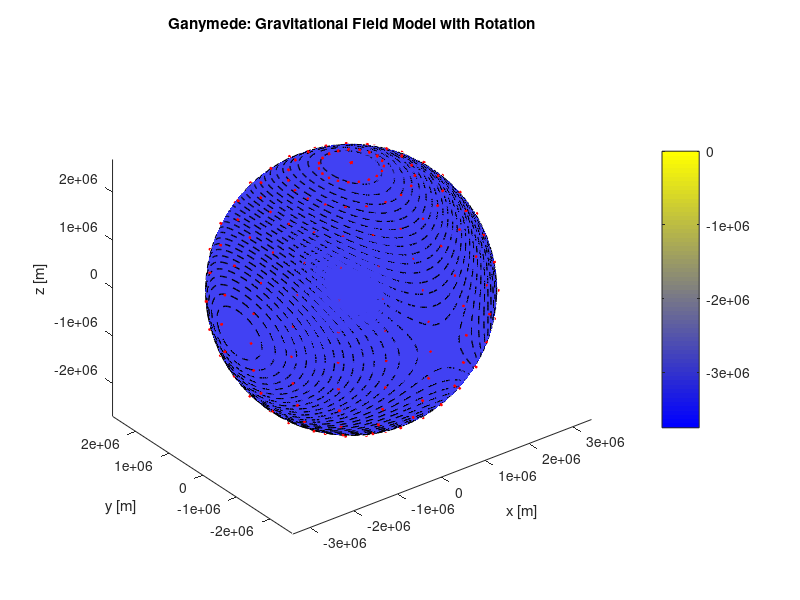

MATLAB code for this plot:
function VisualizeEllipsoidPotential
clc, clear, close all

%% Physical parameters
m = 1481.90e20;         % Mass of Ganymede (kg)
a = 2634.40e3;          % Semi-axis along x (m)
b = 2634.10e3;          % Semi-axis along y (m)
c = 2633.80e3;          % Semi-axis along z (m)
G = 6.673e-11;          % Gravitational constant (m³/kg/s²)
omega = 1.016e-5;       % Angular velocity of Ganymede (rad/s)

%% Angular grid
theta_ = linspace(-pi/2, pi/2, 150);
phi_   = linspace(0, 2*pi, 150);
[theta, phi] = meshgrid(theta_, phi_);

%% Convert to Cartesian coordinates on ellipsoid
[x, y, z, r] = get_xyzr(theta, phi, a, b, c);

%% Calculate potentials
% Gravitational potential (quadrupole approximation)
Phi_grav = -G*m./r .* (1 + ((2*a^2-b^2-c^2)*x.^2 + (2*b^2-a^2-c^2)*y.^2 + (2*c^2-a^2-b^2)*z.^2) / 10 ./r.^4);

% Centrifugal potential
Phi_centrifugal = -0.5 * omega^2 * (x.^2 + y.^2);

% Effective potential
Phi_eff = Phi_grav + Phi_centrifugal;

%% Contour lines for gravitational potential
C = contourc(theta_, phi_, Phi_grav, 30);

%% Plotting
pos = 1;
N = size(C,2);

figure('Color','w')
hold on
axis equal
view(3)

% Gray ellipsoid base
surf(x, y, z, ones(size(z)), 'EdgeColor', 'none', 'FaceColor', [0.7 0.7 0.7], 'FaceAlpha', 0.3)

% Effective potential colored surface
scale_factor = 1.002;
surf(scale_factor*x, scale_factor*y, scale_factor*z, Phi_eff, 'EdgeColor', 'none', 'FaceAlpha', 0.7)

% Blue to yellow colormap
colormap([linspace(0,1,64)', linspace(0,1,64)', linspace(1,0,64)'])
colorbar
title('Ganymede: Gravitational Field Model with Rotation')
xlabel('x [m]'); ylabel('y [m]'); zlabel('z [m]');

%% Draw dashed contour lines
while true
  n = C(2, pos);
  theta = C(1, pos+1 : pos+n);
  phi   = C(2, pos+1 : pos+n);
  [x, y, z, r] = get_xyzr(theta, phi, a, b, c);
  plot3(x, y, z, 'k--', 'LineWidth', 1)
  pos = pos + n + 1;
  if pos > N
    break
  end
end

%% Add gravitational force arrows
theta_arrow = linspace(-pi/2, pi/2, 15);
phi_arrow = linspace(0, 2*pi, 20);
[theta_a, phi_a] = meshgrid(theta_arrow, phi_arrow);
[x_a, y_a, z_a, r_a] = get_xyzr(theta_a, phi_a, a, b, c);

% Centripetal force direction
arrow_scale = max(a,max(b,c)) * 0.05;
base_offset = 1.02;

for i = 1:numel(x_a)
    x_base = x_a(i) * base_offset;
    y_base = y_a(i) * base_offset;
    z_base = z_a(i) * base_offset;
    
    quiver3(x_base, y_base, z_base, ...
            x_a(i) - x_base, y_a(i) - y_base, z_a(i) - z_base, ...
            0, 'r', 'LineWidth', 1.5, 'MaxHeadSize', 0.5);
end

%% Helper function
function [x, y, z, r] = get_xyzr(theta, phi, a, b, c)

r = sqrt(1./(cos(theta).^2 .* cos(phi).^2/a^2+cos(theta).^2 .* sin(phi).^2/b^2+sin(theta).^2/c^2));
x = r.*cos(theta).*cos(phi); 
y = r.*cos(theta).*sin(phi); 
z = r.*sin(theta);